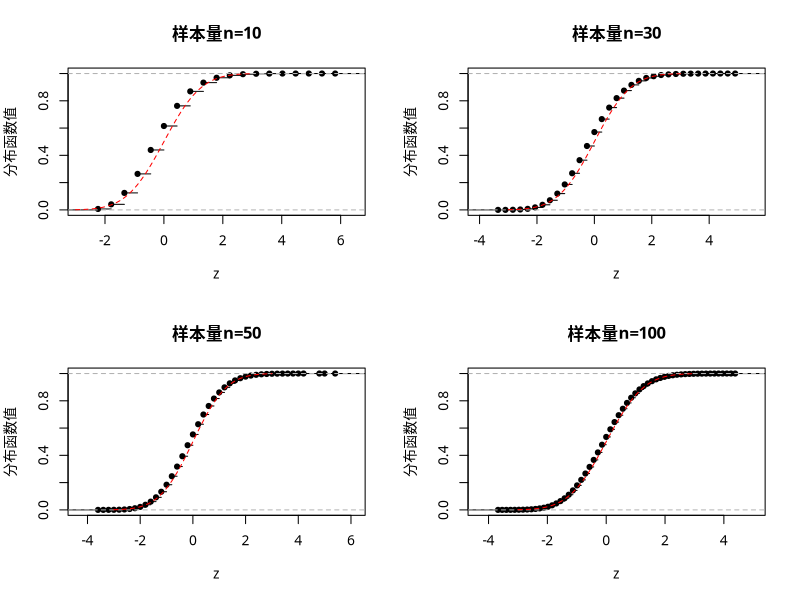
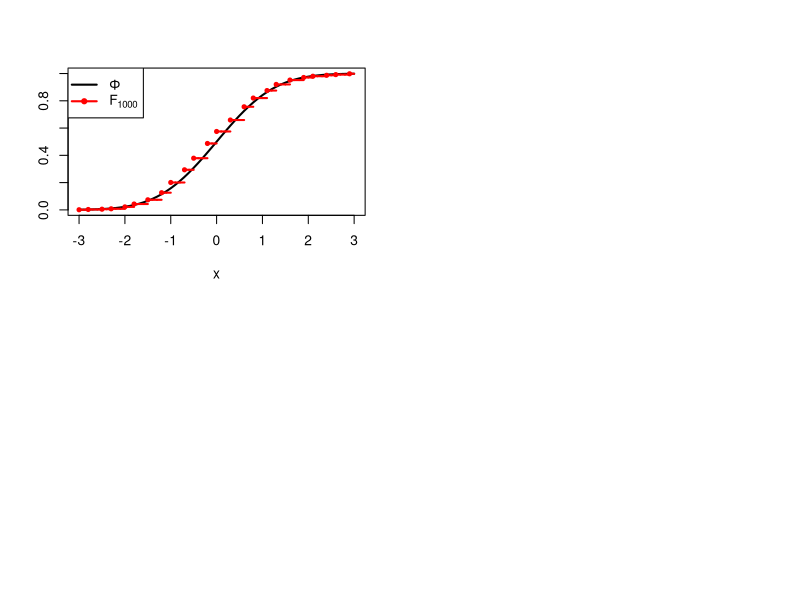

Write R code to recreate these figures, in order.
## ---- chunk 1
# 函数定义举例
powers <- function(x, ...) {
  for(i in list(...)) { 
    print(x^i)
  } 
}

# 注意调用返回结果的不同 
powers(2, 1,2,3,4,5,6)
powers(2, 1:6)
powers(2, matrix(1:6,2), 1:6, 1,2,3,4,5,6)
## ---- chunk 2
# 定义一个匿名函数并执行
(function(x, y=c(1,2,3)){ return(x^y)})(3)
## ---- chunk 3
fun <- function(x, y=c(1, 2, 3)) {
  return(x^y)
}

fun(3)
fun(y=3, x=2)
fun(y=3, 2)

fun(3, 1:6)
fun(2, matrix(1:6, nrow=2))
## ---- chunk 4
a = 0
b = 2
g = function(x)x

set.seed(1)     # 固定随机数生成初值，确保结果可重复计算
mc.rep = 100    # 蒙特卡洛重复观测次数

integ = function(a, b, r) {
  mean( (b-a)*g(runif(mc.rep, min=a, max = b)) )
}

integ(a, b, mc.rep)

mc.rep = 10000  # 重设观测次数
integ(a, b, mc.rep)

integrate(g, lower = a, upper = b)
## ---- chunk 5
a = -2
b = 2
g = function(x) dnorm(x)

set.seed(1)     # 固定随机数生成初值，确保结果可重复计算
mc.rep = 100    # 蒙特卡洛重复观测次数

integ = function(a, b, r) {
  mean( (b-a)*g(runif(mc.rep, min=a, max = b)) )
}

integ(a, b, mc.rep)

mc.rep = 10000        # 重设观测次数
integ(a, b, mc.rep)

integrate(g, lower = a, upper = b)

pnorm(b) - pnorm(a)   # 正态函数pnorm()法
## ---- chunk 6
x = rnorm(mc.rep, 0, 1)
I = x>-2 & x<2
p = mean(I)
p
## ---- chunk 7
# 总体为泊松分布 P(0.5)
lamda = 0.5

# 蒙特卡洛重复次数为100000
mc.rep = 100000

# 拟考察的样本量为10，30，50，100
# 拟在一下点处计算分布函数取值
z = seq(-3, 3, 0.1)   # 自变量的值

# 绘图窗口
par(mfrow = c(2, 2))
for (n in c(10, 30, 50, 100)) {
  
  # 通过抽取泊松分布随机函数获得Zn的100000次重复观测
  x = matrix(rpois(n*mc.rep, lambda = lamda), nrow = n)
  
  # 获取特定样本量下 Zn 的 mc.rep 次重复值
  Zn = sqrt(n)*(colMeans(x) - lamda) / sqrt(lamda)
  
  # 计算Zn的mc.rep次重复值对应的经验分布函数（因mc.rep很大，可以视为Zn的精确分布）并绘图
  plot(ecdf(Zn), xlab = "z", ylab = "分布函数值", main = paste("样本量n=", n, sep=""), family = "STXihei")
  
  # 添加标准正态分布函数，以便同Zn精确分布（的蒙特卡洛）作比较
  lines(z, pnorm(z), col = "red", lty = 2)
}
## ---- chunk 8
x = seq(-3, 3, 0.1)                       # 设置自变量的值
y = matrix(rpois(30000, 0.5), 1000, 30)   # 模拟1000组容量为30的样本
z = (rowSums(y)/30-0.5)*sqrt(60)          # 计算z的各个观测值
f = c()
for (i in 1:length(x)) {
  f = c(f, sum(z <= x[i])/1000)
}                                         # 计算经验分布在x处的值f
Phi = pnorm(x, 0, 1)                      # 计算标准正态分布在x处的值

plot(x, Phi, type = "l", lty = 1, pch = 1, 
     lwd = 2, col = "black", ylim = c(0, 1), ylab ="")
for (i in 1:60) {                         # 60，本质上为：(length(f)-1)
  lines(x[i:(i+1)], c(f[i], f[i]), lty = 1, lwd = 2, col = "red")
  if (i == 1)
    points(x[i], f[i], pch = 20, col = "red")
  else if (f[i-1] != f[i])
    points(x[i], f[i], pch = 20, col = "red")
}
legend("topleft", c(expression(Phi), expression(F[1000])), 
       lty = 1, pch = c(-1, 20), col = c("black", "red"), lwd = 2)
